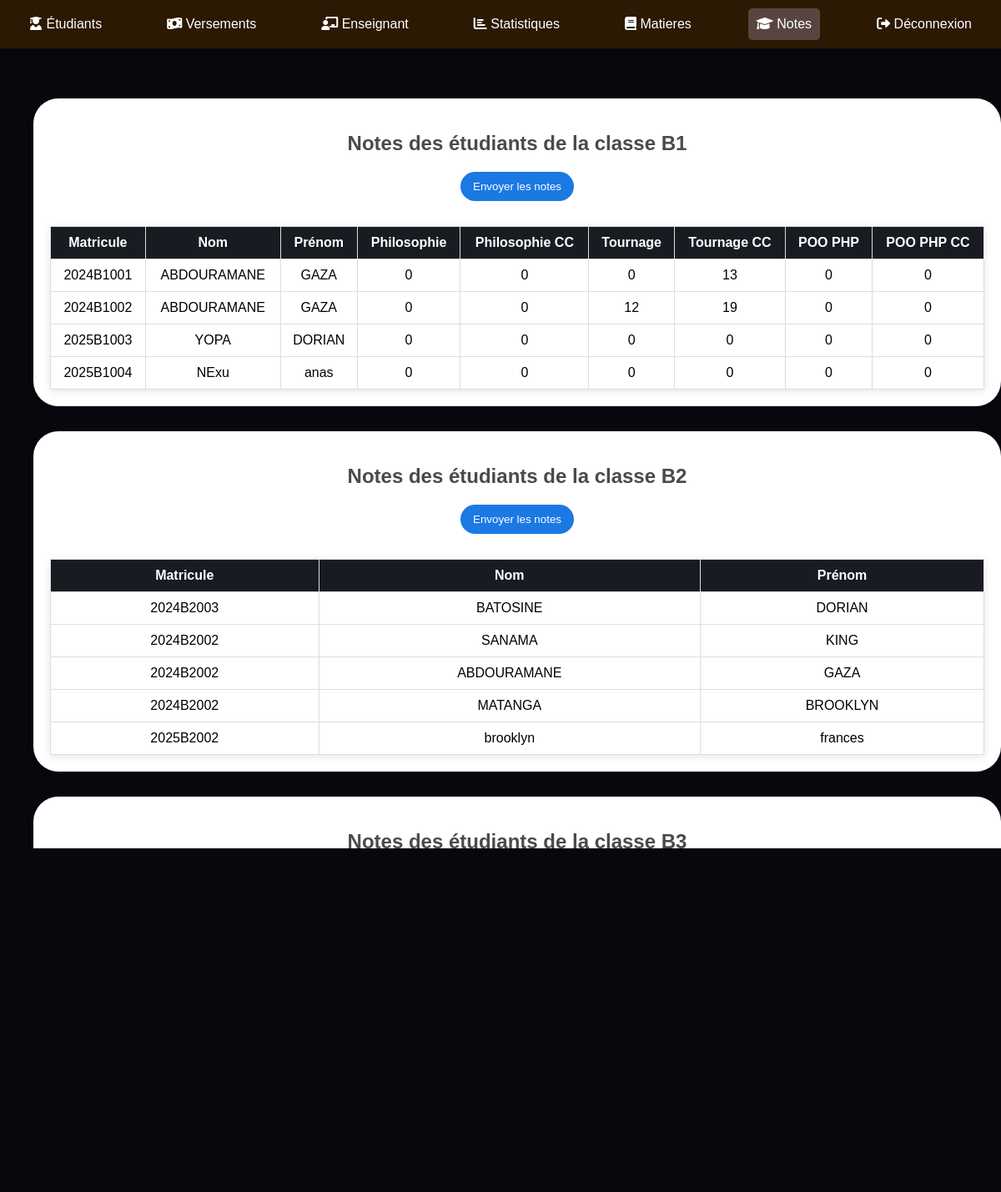
Page /listeNote.php on the earlier database version.
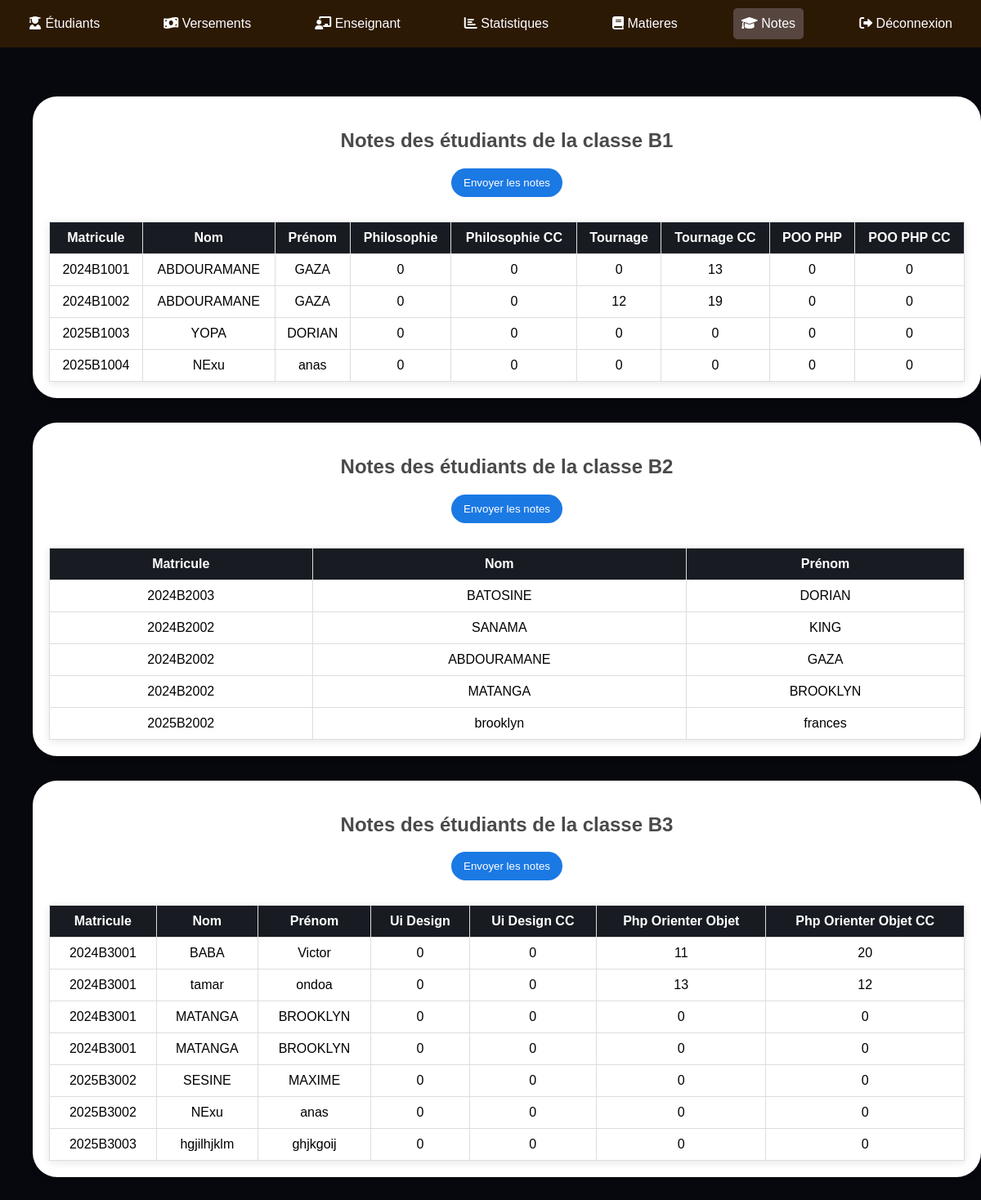
Same page on the later database version.
### tables this page shows
CREATE TABLE IF NOT EXISTS `b1` (
  `id` int NOT NULL AUTO_INCREMENT,
  `matricule` varchar(50) NOT NULL,
  `nom` varchar(100) NOT NULL,
  `prenom` varchar(100) NOT NULL,
  `philosophie` varchar(60) DEFAULT '0',
  `philosophie_CC` varchar(60) DEFAULT '0',
  `Tournage` varchar(60) DEFAULT '0',
  `Tournage_CC` varchar(60) DEFAULT '0',
  `POO_PHP` varchar(60) DEFAULT '0',
  `POO_PHP_CC` varchar(60) DEFAULT '0',
  PRIMARY KEY (`id`)
);

CREATE TABLE IF NOT EXISTS `b2` (
  `id` int NOT NULL AUTO_INCREMENT,
  `matricule` varchar(50) NOT NULL,
  `nom` varchar(100) NOT NULL,
  `prenom` varchar(100) NOT NULL,
  PRIMARY KEY (`id`)
);

CREATE TABLE IF NOT EXISTS `b3` (
  `id` int NOT NULL AUTO_INCREMENT,
  `matricule` varchar(50) NOT NULL,
  `nom` varchar(100) NOT NULL,
  `prenom` varchar(100) NOT NULL,
  `Ui_design` varchar(60) DEFAULT '0',
  `Ui_design_CC` varchar(60) DEFAULT '0',
  `php_orienter_objet` varchar(60) DEFAULT '0',
  `php_orienter_objet_CC` varchar(60) DEFAULT '0',
  PRIMARY KEY (`id`)
);

### listeNote.php (the view, shortened to what this page needs)
<?php
$database = new Database();
$db = $database->getConnection();
$classes = ['B1', 'B2', 'B3'];
$notes = [];
try {
    foreach ($classes as $classe) {
        $table_notes = strtolower($classe);
        $query = "SELECT * FROM `$table_notes`";
        $result = $db->query($query);
        if ($result) {
            $notes[$classe] = [];
            while ($row = $result->fetch_assoc()) {
                $notes[$classe][] = $row;
            }
        } else {
            throw new Exception("Erreur lors de la récupération des notes pour la classe $classe: " . $db->error);
        }
    }
} catch (Exception $e) {
    die("Erreur : " . $e->getMessage());
}
?>
<!DOCTYPE html>
<html lang="fr">
<head>
    <link rel="stylesheet" href="https://cdnjs.cloudflare.com/ajax/libs/font-awesome/6.0.0-beta3/css/all.min.css">
</head>
<body>
    <div class="navbar">
        <a href="gestionEtu.php"> <i class="fas fa-user-graduate"></i> Étudiants </a>
        <a href="gestionVer.php"><i class="fas fa-money-bill-wave"></i> Versements</a>
        <a href="gestionEnsei.php"><i class="fas fa-chalkboard-teacher"></i> Enseignant</a>
        <a href="statistiques.php"> <i class="fas fa-chart-bar"></i> Statistiques</a>
        <a href="gestionMati.php"> <i class="fas fa-book"></i> Matieres</a>
        <a class="etu" href="listeNote.php"> <i class="fas fa-graduation-cap"></i> Notes</a>
        <a href="logout.php"><i class="fas fa-sign-out-alt"></i> Déconnexion</a>
    </div>
    <main class="main-content">
        <?php foreach ($classes as $classe): ?>
            <?php if (isset($notes[$classe]) && !empty($notes[$classe])): ?>
                <div class="table-card">
                    <div class="table-container">
                        <h2>Notes des étudiants de la classe <?php echo htmlspecialchars($classe); ?></h2>
                        <button class="send-notes-button" onclick="window.location.href='envoyer_notes.php?classe=<?php echo urlencode($classe); ?>'">Envoyer les notes</button>
                        <table>
                            <tr>
                                <th>Matricule</th>
                                <th>Nom</th>
                                <th>Prénom</th>
                                <?php foreach (array_keys($notes[$classe][0]) as $column): ?>
                                    <?php if (!in_array($column, ['id', 'matricule', 'nom', 'prenom'])): ?>
                                        <th><?php echo htmlspecialchars(ucwords(str_replace('_', ' ', $column))); ?></th>
                                    <?php endif; ?>
                                <?php endforeach; ?>
                            </tr>
                            <?php foreach ($notes[$classe] as $student): ?>
                                <tr>
                                    <td><?php echo htmlspecialchars($student['matricule'] ?? ''); ?></td>
                                    <td><?php echo htmlspecialchars($student['nom'] ?? ''); ?></td>
                                    <td><?php echo htmlspecialchars($student['prenom'] ?? ''); ?></td>
                                    <?php foreach ($student as $column => $value): ?>
                                        <?php if (!in_array($column, ['id', 'matricule', 'nom', 'prenom'])): ?>
                                            <td><?php echo htmlspecialchars($value ?? ''); ?></td>
                                        <?php endif; ?>
                                    <?php endforeach; ?>
                                </tr>
                            <?php endforeach; ?>
                        </table>
                    </div>
                </div>
            <?php else: ?>
                <p>Aucune note disponible pour la classe <?php echo htmlspecialchars($classe); ?>.</p>
            <?php endif; ?>
        <?php endforeach; ?>
    </main>
</body>
</html>

Differences in the rows shown:
now on this page (row edited): b3: matricule "2024B3001", nom "BABA", prenom "Victor", Ui_design "0", Ui_design_CC "0", php_orienter_objet "11", php_orienter_objet_CC "20"
now on this page (row edited): b3: matricule "2024B3001", nom "tamar", prenom "ondoa", Ui_design "0", Ui_design_CC "0", php_orienter_objet "13", php_orienter_objet_CC "12"
now on this page (row unchanged): b3: matricule "2024B3001", nom "MATANGA", prenom "BROOKLYN", Ui_design "0", Ui_design_CC "0", php_orienter_objet "0", php_orienter_objet_CC "0"
now on this page (row unchanged): b3: matricule "2024B3001", nom "MATANGA", prenom "BROOKLYN", Ui_design "0", Ui_design_CC "0", php_orienter_objet "0", php_orienter_objet_CC "0"
now on this page (row unchanged): b3: matricule "2025B3002", nom "SESINE", prenom "MAXIME", Ui_design "0", Ui_design_CC "0", php_orienter_objet "0", php_orienter_objet_CC "0"
now on this page (row unchanged): b3: matricule "2025B3002", nom "NExu", prenom "anas", Ui_design "0", Ui_design_CC "0", php_orienter_objet "0", php_orienter_objet_CC "0"
added b3: matricule "2025B3003", nom "hgjilhjklm", prenom "ghjkgoij", Ui_design "0", Ui_design_CC "0", php_orienter_objet "0", php_orienter_objet_CC "0"
Other differences:
new list line: "Envoyer les notes Matricule Nom Prénom Ui Design Ui Design CC Php Orienter Objet Php Orienter Objet CC"
